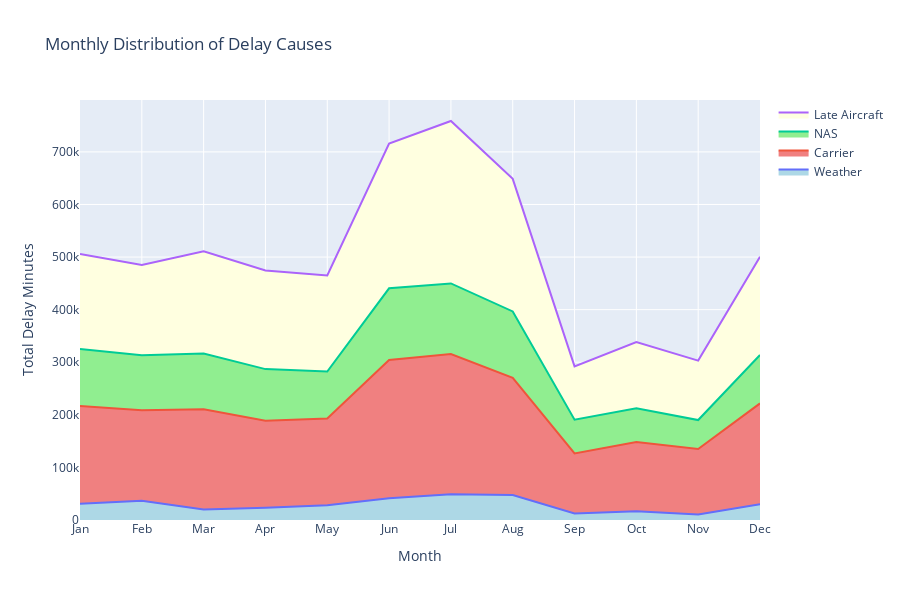

The notebook cell this image was saved under:
### Code cell
import plotly.graph_objects as go

print("\nCreating Visualization 15: Weather vs Operational Delays...")

delay_cols = ['DELAY_DUE_WEATHER', 'DELAY_DUE_CARRIER', 'DELAY_DUE_NAS', 'DELAY_DUE_LATE_AIRCRAFT']

# Make sure MONTH exists
if 'MONTH' in df.columns:
    # Aggregate monthly delays
    monthly_delays = df.groupby('MONTH').agg({
        'DELAY_DUE_WEATHER': 'sum',
        'DELAY_DUE_CARRIER': 'sum',
        'DELAY_DUE_NAS': 'sum',
        'DELAY_DUE_LATE_AIRCRAFT': 'sum' if 'DELAY_DUE_LATE_AIRCRAFT' in df.columns else 'count'
    }).reset_index()

    month_names = ['Jan', 'Feb', 'Mar', 'Apr', 'May', 'Jun',
                   'Jul', 'Aug', 'Sep', 'Oct', 'Nov', 'Dec']

    # Create stacked area chart
    fig = go.Figure()

    fig.add_trace(go.Scatter(
        x=month_names,
        y=monthly_delays['DELAY_DUE_WEATHER'],
        mode='lines',
        name='Weather',
        stackgroup='one',
        fillcolor='lightblue'
    ))

    fig.add_trace(go.Scatter(
        x=month_names,
        y=monthly_delays['DELAY_DUE_CARRIER'],
        mode='lines',
        name='Carrier',
        stackgroup='one',
        fillcolor='lightcoral'
    ))

    fig.add_trace(go.Scatter(
        x=month_names,
        y=monthly_delays['DELAY_DUE_NAS'],
        mode='lines',
        name='NAS',
        stackgroup='one',
        fillcolor='lightgreen'
    ))

    if 'DELAY_DUE_LATE_AIRCRAFT' in df.columns:
        fig.add_trace(go.Scatter(
            x=month_names,
            y=monthly_delays['DELAY_DUE_LATE_AIRCRAFT'],
            mode='lines',
            name='Late Aircraft',
            stackgroup='one',
            fillcolor='lightyellow'
        ))

    fig.update_layout(
        title='Monthly Distribution of Delay Causes',
        xaxis_title='Month',
        yaxis_title='Total Delay Minutes',
        height=600,
        hovermode='x unified'
    )

    fig.write_html('viz_15_monthly_delay_causes.html')
    fig.show()
    print(" Saved: viz_15_monthly_delay_causes.html")
else:
    print(" MONTH column not found in DataFrame.")

### Figure 1 — Plotly figure (JSON) as saved in the notebook; plotly's stock layout.template omitted (floating-point values rounded to 4 significant figures)
{"data": [{"fillcolor": "lightblue", "mode": "lines", "name": "Weather", "stackgroup": "one", "type": "scatter", "x": ["Jan", "Feb", "Mar", "Apr", "May", "Jun", "Jul", "Aug", "Sep", "Oct", "Nov", "Dec"], "y": [31077, 36459, 20049, 23113, 28045, 41222, 48935, 47307, 12242, 16718, 10300, 29856]}, {"fillcolor": "lightcoral", "mode": "lines", "name": "Carrier", "stackgroup": "one", "type": "scatter", "x": ["Jan", "Feb", "Mar", "Apr", "May", "Jun", "Jul", "Aug", "Sep", "Oct", "Nov", "Dec"], "y": [185565, 172387, 190397, 165780, 165086, 263034, 266518, 222931, 114325, 131472, 124761, 191857]}, {"fillcolor": "lightgreen", "mode": "lines", "name": "NAS", "stackgroup": "one", "type": "scatter", "x": ["Jan", "Feb", "Mar", "Apr", "May", "Jun", "Jul", "Aug", "Sep", "Oct", "Nov", "Dec"], "y": [108764, 104627, 106190, 98054, 89165, 136364, 134427, 126341, 64130, 64075, 54992, 92014]}, {"fillcolor": "lightyellow", "mode": "lines", "name": "Late Aircraft", "stackgroup": "one", "type": "scatter", "x": ["Jan", "Feb", "Mar", "Apr", "May", "Jun", "Jul", "Aug", "Sep", "Oct", "Nov", "Dec"], "y": [180382, 171429, 194472, 187713, 182661, 275367, 308860, 252142, 101418, 126027, 113065, 186664]}], "layout": {"height": 600, "hovermode": "x unified", "title": {"text": "Monthly Distribution of Delay Causes"}, "xaxis": {"title": {"text": "Month"}}, "yaxis": {"title": {"text": "Total Delay Minutes"}}}}
